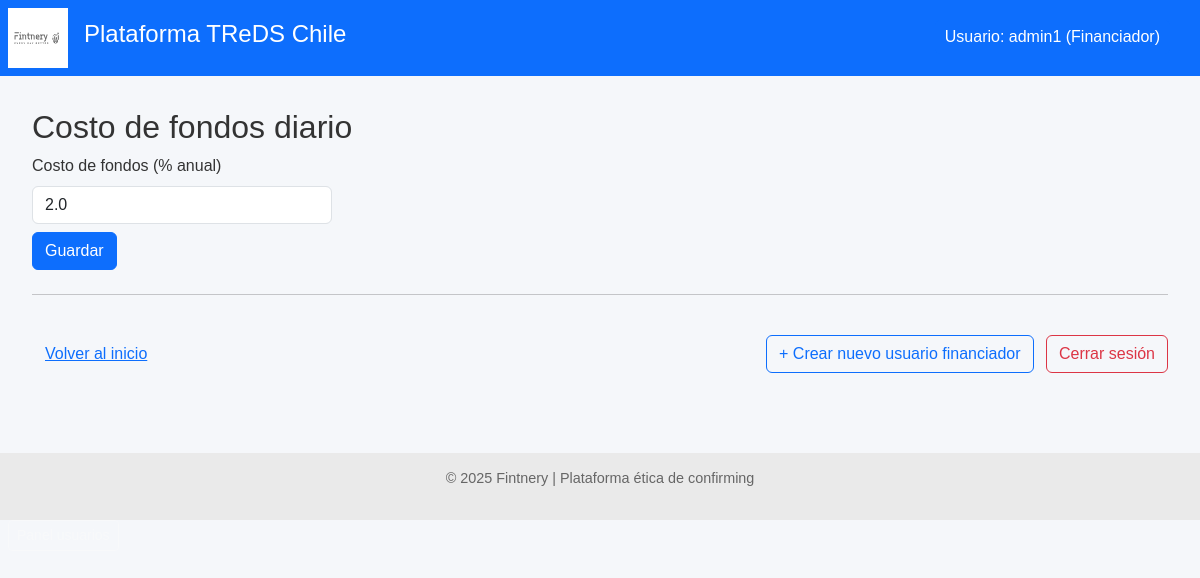
The page /financiador/costo-fondos (signed in) on the database as committed earlier.
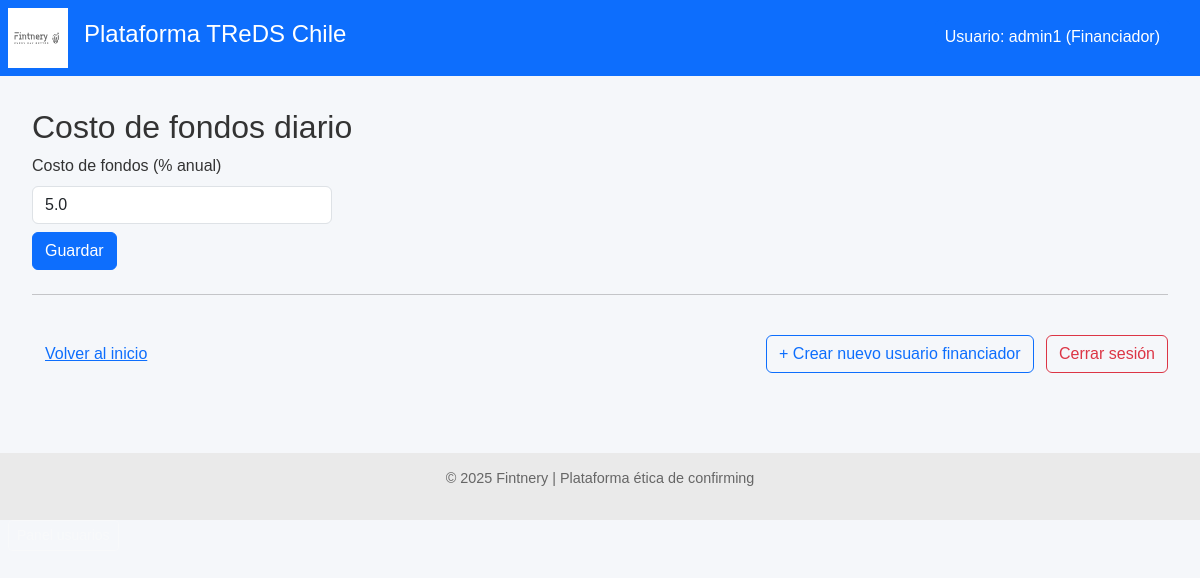
The same page on the database as committed later.
### models.py (models this page shows)
class Financiador(Base):
    __tablename__ = "financiadores"
    id = Column(Integer, primary_key=True, index=True)
    nombre = Column(String, nullable=False)
    usuario = Column(String, unique=True, index=True, nullable=False)
    clave_hash = Column(String, nullable=False)
    fondo_id = Column(Integer, ForeignKey("fondos.id"), nullable=False)
    fondo = relationship("Fondo", back_populates="financiadores")
    es_admin = Column(Boolean, default=False)
    costo_fondos_mensual = Column(Float, default=0.0)  # ← Explicita unidad mensual
    fecha_costo_fondos = Column(Date, default=None)    # ← Fecha de carga más reciente
    condiciones = relationship(
        "CondicionesPorPagador",
        back_populates="financiador",
        cascade="all, delete-orphan"
    )
    ofertas = relationship("OfertaFinanciamiento", back_populates="financiador")

### routers/financiador.py (the view)
@router.get("/costo-fondos")
def form_costo_fondos(request: Request, db: Session = Depends(get_db)):
    financiador_id = request.session.get("financiador_id")
    if not financiador_id:
        return RedirectResponse("/financiador/login", 303)
    financiador = db.query(Financiador).get(financiador_id)
    _solo_admin(financiador)
    return templates.TemplateResponse("costo_fondos.html", {
        "request": request,
        "costo_fondos": financiador.costo_fondos_mensual,
        "fecha_costo_fondos": financiador.fecha_costo_fondos,
        "financiador_nombre": financiador.nombre,
        "es_admin": financiador.es_admin  # 👈 Esta línea es la clave
    })

### templates/costo_fondos.html (shortened to what this page needs)
{% extends "base.html" %}
{% block content %}
<h2>Costo de fondos diario</h2>
<form method="post" action="/financiador/costo-fondos" style="max-width: 300px;">
  <label for="nuevo_costo" class="form-label">Costo de fondos (% anual)</label>
  <input type="number"
         step="0.01"
         name="nuevo_costo_mensual"
         id="nuevo_costo"
         value="{{ costo_fondos }}"
         class="form-control">
  <button type="submit" class="btn btn-primary mt-2">Guardar</button>
</form>
<hr class="my-4">
<div class="d-flex justify-content-between">
    <div>
        <a href="/financiador/inicio" class="btn btn-link mt-3">Volver al inicio</a>
    </div>
    <div>
        {% if es_admin %}
            <a href="/financiador/registro" class="btn btn-outline-primary mt-3 me-2">
                + Crear nuevo usuario financiador
            </a>
            <a href="/financiador/logout" class="btn btn-outline-danger mt-3">
                Cerrar sesión
            </a>
        {% endif %}
    </div>
</div>
{% endblock %}

### templates/base.html (shortened to what this page needs)
<!DOCTYPE html>
<html lang="es">
<head>
    <link href="https://cdn.jsdelivr.net/npm/bootstrap@5.3.0/dist/css/bootstrap.min.css" rel="stylesheet">
    <link rel="stylesheet" href="/static/styles.css">
</head>
<body>
    <header class="main-header d-flex align-items-center bg-primary text-white p-2">
        <img src="/static/LogoFIntneryWeb.svg" alt="Fintnery" class="logo me-3" style="height: 60px;">
        <h1 class="titulo-principal">Plataforma TReDS Chile</h1>
    </header>
    <main>
        {% block content %}{% endblock %}
    </main>
    <footer class="footer text-center mt-5">
        <p>&copy; 2025 Fintnery | Plataforma ética de confirming</p>
    </footer>
    {% if financiador_nombre or proveedor_nombre or pagador_nombre %}
    <div style="position: absolute; top: 20px; right: 30px; color: white; background-color: #0d6efd; padding: 5px 10px; border-radius: 5px;">
        Usuario:
        {% if financiador_nombre %}{{ financiador_nombre }} (Financiador){% endif %}
    </div>
    {% endif %}
    {% if request.session.get('es_admin') %}
    <a href="/financiador/usuarios" class="btn btn-sm btn-outline-light ms-2">Panel usuarios</a>
    {% endif %}
</body>
</html>

Rows that differ between the two databases and show on the page:
changed Financiador "admin1": nuevo_costo_mensual "2.0" → "5.0"
